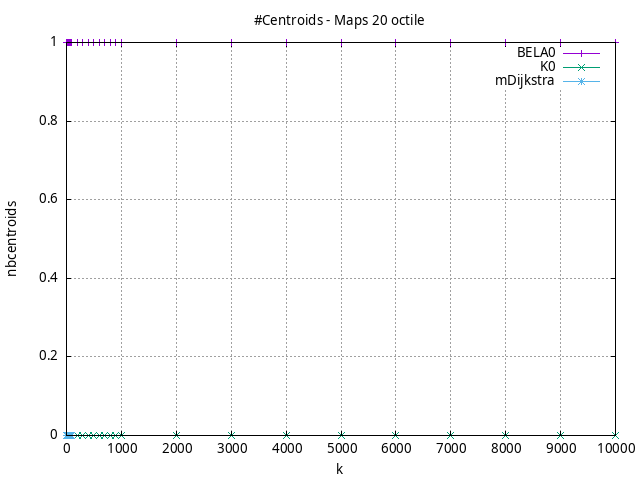

Write gnuplot code to recreate this figure.
#!/usr/bin/gnuplot
# -*- coding: utf-8 -*-
#
# results/maps/octile/20/random512-20.brute-force.octile.nbcentroids.gnuplot
#
# Started on 12/06/2023 14:52:05
# Author: Carlos Linares López
set grid
set xlabel "k"
set ylabel "nbcentroids"

set title "#Centroids - Maps 20 octile"

set terminal png enhanced font "Ariel,10"
set output 'random512-20.brute-force.octile.nbcentroids.png'

plot "-" title "BELA0"      with linesp, "-" title "K0"      with linesp, "-" title "mDijkstra"      with linesp

	1 1.0
	2 1.0
	3 1.0
	4 1.0
	5 1.0
	6 1.0
	7 1.0
	8 1.0
	9 1.0
	10 1.0
	20 1.0
	30 1.0
	40 1.0
	50 1.0
	60 1.0
	70 1.0
	80 1.0
	90 1.0
	100 1.0
	200 1.0
	300 1.0
	400 1.0
	500 1.0
	600 1.0
	700 1.0
	800 1.0
	900 1.0
	1000 1.0
	2000 1.0
	3000 1.0
	4000 1.0
	5000 1.0
	6000 1.0
	7000 1.0
	8000 1.0
	9000 1.0
	10000 1.0
end
	1 0.0
	2 0.0
	3 0.0
	4 0.0
	5 0.0
	6 0.0
	7 0.0
	8 0.0
	9 0.0
	10 0.0
	20 0.0
	30 0.0
	40 0.0
	50 0.0
	60 0.0
	70 0.0
	80 0.0
	90 0.0
	100 0.0
	200 0.0
	300 0.0
	400 0.0
	500 0.0
	600 0.0
	700 0.0
	800 0.0
	900 0.0
	1000 0.0
end
	1 0.0
	2 0.0
	3 0.0
	4 0.0
end
